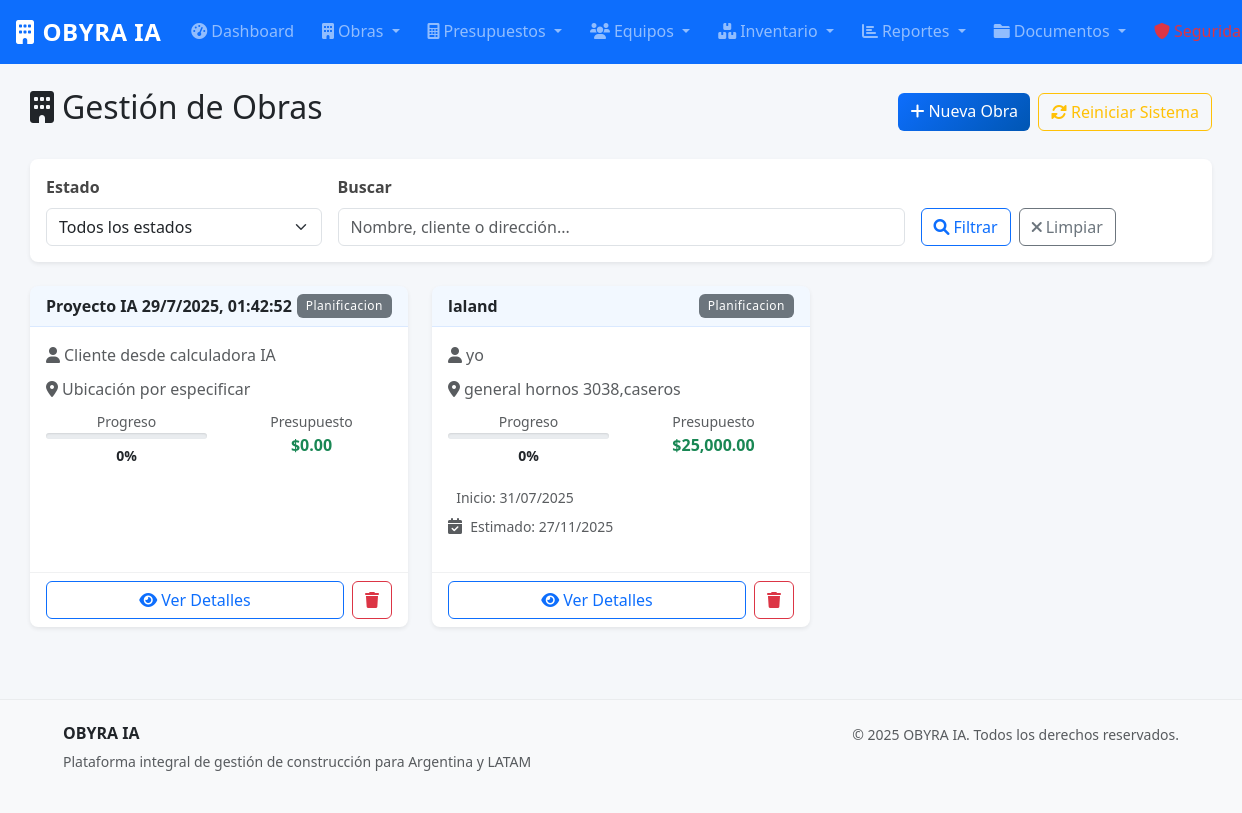
/obras/ (signed in), run on the app's committed database.
### models.py (models this page shows, shortened)
class Obra(db.Model):
    __tablename__ = 'obras'
    id = db.Column(db.Integer, primary_key=True)
    nombre = db.Column(db.String(200), nullable=False)
    descripcion = db.Column(db.Text)
    direccion = db.Column(db.String(300))
    cliente = db.Column(db.String(200), nullable=False)
    telefono_cliente = db.Column(db.String(20))
    email_cliente = db.Column(db.String(120))
    fecha_inicio = db.Column(db.Date)
    fecha_fin_estimada = db.Column(db.Date)
    fecha_fin_real = db.Column(db.Date)
    estado = db.Column(db.String(20), default='planificacion')  # planificacion, en_curso, pausada, finalizada, cancelada
    presupuesto_total = db.Column(db.Numeric(15, 2), default=0)
    costo_real = db.Column(db.Numeric(15, 2), default=0)
    progreso = db.Column(db.Integer, default=0)  # Porcentaje de avance
    fecha_creacion = db.Column(db.DateTime, default=datetime.utcnow)
    organizacion_id = db.Column(db.Integer, db.ForeignKey('organizaciones.id'), nullable=False)
    organizacion = db.relationship('Organizacion', back_populates='obras')
    etapas = db.relationship('EtapaObra', back_populates='obra', cascade='all, delete-orphan', lazy='dynamic')
    asignaciones = db.relationship('AsignacionObra', back_populates='obra', cascade='all, delete-orphan', lazy='dynamic')
    presupuestos = db.relationship('Presupuesto', back_populates='obra', lazy='dynamic')
    uso_inventario = db.relationship('UsoInventario', back_populates='obra', lazy='dynamic')

### obras.py (the view, shortened to what this page needs)
@obras_bp.route('/')
@login_required
def lista():
    if not current_user.puede_acceder_modulo('obras'):
        flash('No tienes permisos para acceder a este módulo.', 'danger')
        return redirect(url_for('reportes.dashboard'))
    estado = request.args.get('estado', '')
    buscar = request.args.get('buscar', '')
    query = Obra.query
    if estado:
        query = query.filter(Obra.estado == estado)
    obras = query.order_by(Obra.fecha_creacion.desc()).all()
    return render_template('obras/lista.html', obras=obras, estado=estado, buscar=buscar)

### app.py (called while the page is built)
@login_manager.user_loader
def load_user(user_id):
    from models import Usuario
    return Usuario.query.get(int(user_id))

@app.template_filter('fecha')
def fecha_filter(fecha):
    if fecha:
        return fecha.strftime('%d/%m/%Y')
    return ''

@app.template_filter('moneda')
def moneda_filter(valor):
    if valor is None:
        return '$0'
    return f'${valor:,.2f}'

@app.template_filter('estado_badge')
def estado_badge_filter(estado):
    badges = {
        'activo': 'bg-success',
        'inactivo': 'bg-secondary',
        'borrador': 'bg-secondary',
        'enviado': 'bg-warning',
        'aprobado': 'bg-success',
        'rechazado': 'bg-danger',
        'planificacion': 'bg-secondary',
        'en_progreso': 'bg-primary',
        'pausada': 'bg-warning',
        'finalizada': 'bg-success',
        'cancelada': 'bg-danger'
    }
    return badges.get(estado, 'bg-secondary')

### models.py (called while the page is built)
    def puede_acceder_modulo(self, modulo):
        permisos = {
            'administrador': ['obras', 'presupuestos', 'equipos', 'inventario', 'reportes', 'asistente', 'cotizacion', 'documentos', 'seguridad'],
            'tecnico': ['obras', 'presupuestos', 'inventario', 'reportes', 'asistente', 'cotizacion', 'documentos', 'seguridad'],
            'operario': ['obras', 'inventario', 'asistente', 'documentos']
        }
        return modulo in permisos.get(self.rol, [])

### templates/obras/lista.html (shortened to what this page needs)
{% extends "base.html" %}
{% block content %}
<div class="container-fluid mt-4">
    <div class="row">
        <div class="col-12">
            <div class="d-flex justify-content-between align-items-center mb-4">
                <h2><i class="fas fa-building me-2"></i>Gestión de Obras</h2>
                <div class="d-flex gap-2">
                    {% if current_user.rol in ['administrador', 'tecnico'] %}
                    <a href="{{ url_for('obras.crear') }}" class="btn btn-primary">
                        <i class="fas fa-plus me-1"></i>Nueva Obra
                    </a>
                    {% endif %}
                    {% if current_user.email in ['brenda@gmail.com', 'admin@obyra.com'] %}
                    <button type="button" class="btn btn-outline-warning" onclick="confirmarReinicio()">
                        <i class="fas fa-sync-alt me-1"></i>Reiniciar Sistema
                    </button>
                    {% endif %}
                </div>
            </div>
        </div>
    </div>
    <div class="card mb-4">
        <div class="card-body">
            <form method="GET" class="row g-3">
                <div class="col-md-3">
                    <label for="estado" class="form-label">Estado</label>
                    <select class="form-select" id="estado" name="estado">
                        <option value="">Todos los estados</option>
                    </select>
                </div>
                <div class="col-md-6">
                    <label for="buscar" class="form-label">Buscar</label>
                    <input type="text" class="form-control" id="buscar" name="buscar"
                           value="{{ buscar }}" placeholder="Nombre, cliente o dirección...">
                </div>
                <div class="col-md-3 d-flex align-items-end">
                    <button type="submit" class="btn btn-outline-primary me-2">
                        <i class="fas fa-search me-1"></i>Filtrar
                    </button>
                    <a href="{{ url_for('obras.lista') }}" class="btn btn-outline-secondary">
                        <i class="fas fa-times me-1"></i>Limpiar
                    </a>
                </div>
            </form>
        </div>
    </div>
    <div class="row">
        {% if obras %}
            {% for obra in obras %}
            <div class="col-lg-6 col-xl-4 mb-4">
                <div class="card h-100 shadow-sm">
                    <div class="card-header d-flex justify-content-between align-items-center">
                        <h6 class="mb-0 fw-bold">{{ obra.nombre }}</h6>
                        <span class="badge {{ obra.estado|estado_badge }}">
                            {{ obra.estado.replace('_', ' ').title() }}
                        </span>
                    </div>
                    <div class="card-body">
                        <p class="text-muted mb-2">
                            <i class="fas fa-user me-1"></i>{{ obra.cliente }}
                        </p>
                        {% if obra.direccion %}
                        <p class="text-muted mb-2">
                            <i class="fas fa-map-marker-alt me-1"></i>{{ obra.direccion[:50] }}{% if obra.direccion|length > 50 %}...{% endif %}
                        </p>
                        {% endif %}
                        <div class="row text-center mb-3">
                            <div class="col-6">
                                <small class="text-muted d-block">Progreso</small>
                                <div class="progress mb-1" style="height: 6px;">
                                </div>
                                <small class="fw-bold">{{ obra.progreso }}%</small>
                            </div>
                            <div class="col-6">
                                <small class="text-muted d-block">Presupuesto</small>
                                <strong class="text-success">{{ obra.presupuesto_total|moneda }}</strong>
                            </div>
                        </div>
                        {% if obra.fecha_inicio %}
                        <p class="text-muted mb-1">
                            <small>Inicio: {{ obra.fecha_inicio|fecha }}</small>
                        </p>
                        {% endif %}
                        {% if obra.fecha_fin_estimada %}
                        <p class="text-muted mb-3">
                            <i class="fas fa-calendar-check me-1"></i>
                            <small>Estimado: {{ obra.fecha_fin_estimada|fecha }}</small>
                        </p>
                        {% endif %}
                    </div>
                    <div class="card-footer bg-transparent">
                        <div class="d-flex justify-content-between gap-2">
                            <a href="{{ url_for('obras.detalle', id=obra.id) }}" class="btn btn-outline-primary flex-fill">
                                <i class="fas fa-eye me-1"></i>Ver Detalles
                            </a>
                            {% if current_user.email in ['brenda@gmail.com', 'admin@obyra.com'] %}
                            <button type="button" class="btn btn-outline-danger"
                                    onclick="confirmarEliminacion('{{ obra.id }}', '{{ obra.nombre }}')">
                                <i class="fas fa-trash"></i>
                            </button>
                            {% endif %}
                        </div>
                    </div>
                </div>
            </div>
            {% endfor %}
        {% endif %}
    </div>
</div>
{% endblock %}

### static/css/style.css (style rules this page uses)
:root { --primary-color: #0d6efd; --secondary-color: #6c757d; --success-color: #198754; --warning-color: #ffc107; --danger-color: #dc3545; --info-color: #0dcaf0; --dark-color: #212529; --light-color: #f8f9fa; --construction-orange: #ff6900; --construction-yellow: #ffb000; --construction-blue: #003f5c; --construction-gray: #464646; --shadow-sm: 0 0.125rem 0.25rem rgba(0, 0, 0, 0.075); --shadow: 0 0.5rem 1rem rgba(0, 0, 0, 0.15); --shadow-lg: 0 1rem 3rem rgba(0, 0, 0, 0.175); --border-radius: 0.375rem; --border-radius-lg: 0.5rem; --border-radius-xl: 1rem; }
body { font-family: 'Segoe UI', Tahoma, Geneva, Verdana, sans-serif; line-height: 1.6; color: var(--dark-color); background-color: #f5f7fa; margin: 0; padding: 0; }
html { margin: 0; padding: 0; }
* { box-sizing: border-box; }
.container-fluid { padding-left: 15px; padding-right: 15px; }
.card { border: none; border-radius: var(--border-radius-lg); box-shadow: var(--shadow-sm); transition: all 0.3s ease; }
.card-header { background-color: rgba(var(--bs-primary-rgb), 0.05); border-bottom: 1px solid rgba(var(--bs-primary-rgb), 0.1); border-radius: var(--border-radius-lg) var(--border-radius-lg) 0 0 !important; font-weight: 600; }
.card-footer { background-color: rgba(var(--bs-light-rgb), 0.5); border-top: 1px solid rgba(var(--bs-secondary-rgb), 0.1); }
.btn { border-radius: var(--border-radius); font-weight: 500; transition: all 0.3s ease; position: relative; overflow: hidden; }
.btn-primary { background: linear-gradient(135deg, var(--primary-color) 0%, #0056b3 100%); border: none; }
.form-control, .form-select { border-radius: var(--border-radius); border: 1px solid #dee2e6; transition: all 0.3s ease; }
.form-label { font-weight: 600; color: var(--construction-gray); margin-bottom: 0.5rem; }
.badge { font-weight: 500; letter-spacing: 0.5px; padding: 0.5em 0.75em; border-radius: var(--border-radius); }
.progress { border-radius: var(--border-radius); overflow: hidden; box-shadow: inset 0 1px 2px rgba(0, 0, 0, 0.1); }

### data on the page
Obra: nombre "Proyecto IA 29/7/2025, 01:42:52", estado.replace "Planificacion", cliente "Cliente desde calculadora IA", direccion "Ubicación por especificar", progreso "0", presupuesto_total|moneda "$0.00"
Obra: nombre "laland", estado.replace "Planificacion", cliente "yo", direccion "general hornos 3038,caseros", progreso "0", presupuesto_total|moneda "$25,000.00", fecha_inicio|fecha "31/07/2025", fecha_fin_estimada|fecha "27/11/2025"
